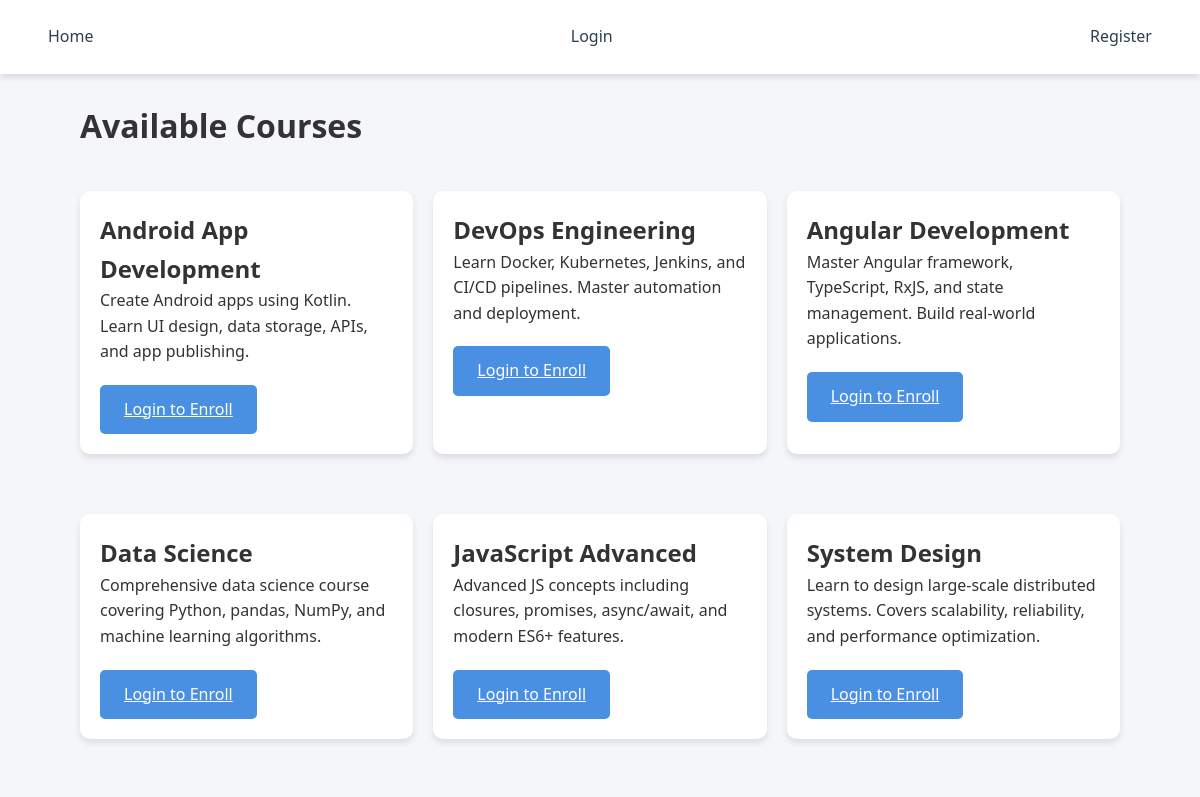
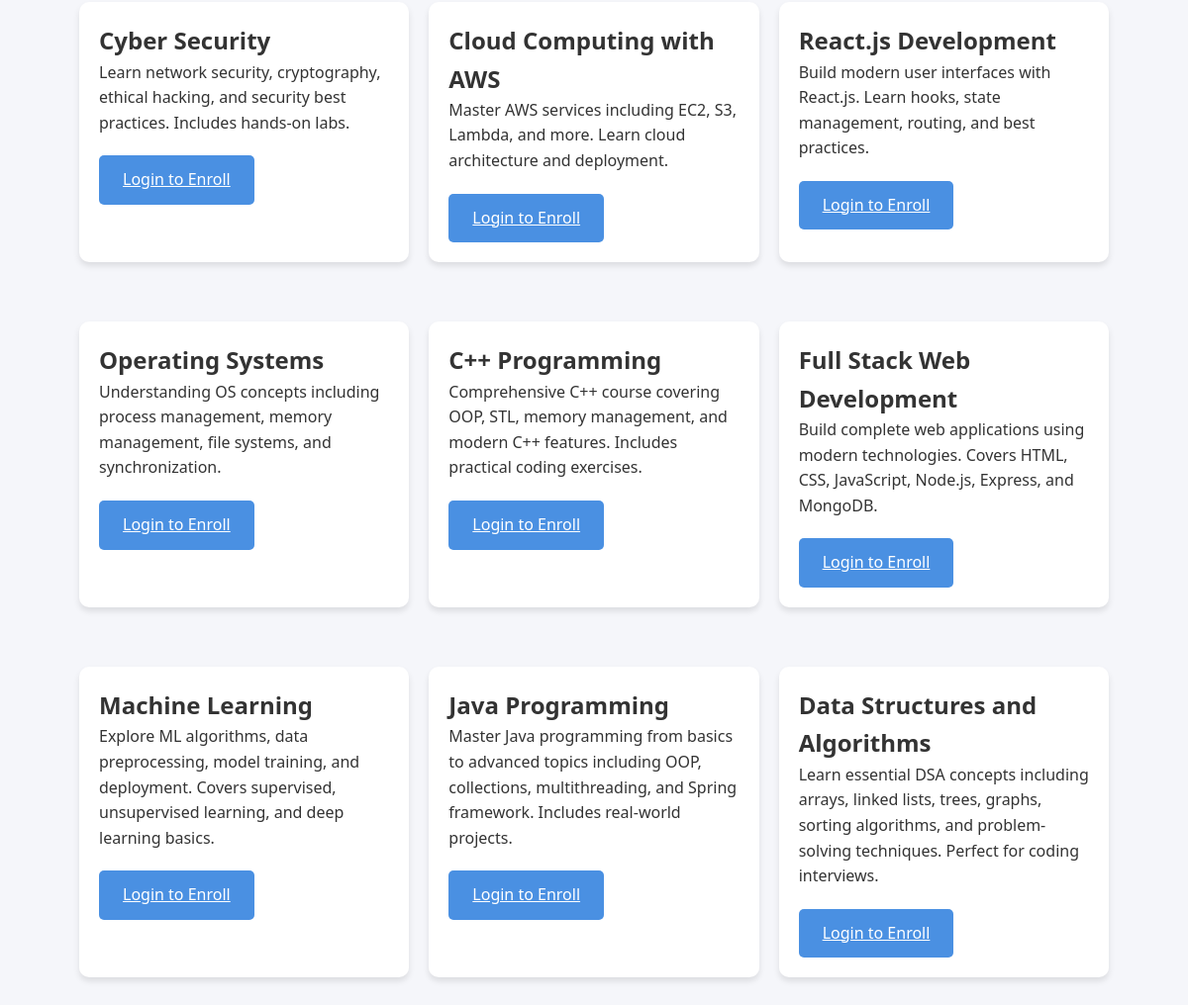
/courses.php, run on the app's committed database (2 pictures, top to bottom).
### tables this page shows
CREATE TABLE IF NOT EXISTS courses (
    id INT PRIMARY KEY AUTO_INCREMENT,
    title VARCHAR(100) NOT NULL,
    description TEXT,
    image VARCHAR(255),
    link VARCHAR(255),
    created_at TIMESTAMP DEFAULT CURRENT_TIMESTAMP
);

### includes/auth.php (called while the page is built, shortened)
<?php
require_once 'db.php';
function isLoggedIn() {
    return isset($_SESSION['user_id']);
}

### includes/db.php (called while the page is built, shortened)
<?php
function sanitize($data) {
    return htmlspecialchars(strip_tags(trim($data)));
}

### courses.php (the view, shortened to what this page needs)
<?php
require_once 'includes/auth.php';
require_once 'includes/db.php';
try {
    $stmt = $pdo->query("SELECT * FROM courses ORDER BY id DESC");
    $courses = $stmt->fetchAll();
} catch(PDOException $e) {
    $courses = [];
}
?>
<!DOCTYPE html>
<html lang="en">
<head>
    <link rel="stylesheet" href="css/style.css">
    <link rel="stylesheet" href="css/aesthetic-effects.css">
</head>
<body>
    <nav class="navbar">
        <div class="nav-links">
            <a href="index.php">Home</a>
            <?php if(isLoggedIn()): ?>
                <a href="dashboard.php">Dashboard</a>
                <?php if(isAdmin()): ?>
                    <a href="admin.php">Admin Panel</a>
                <?php endif; ?>
                <a href="logout.php">Logout</a>
            <?php else: ?>
                <a href="login.php">Login</a>
                <a href="register.php">Register</a>
            <?php endif; ?>
        </div>
    </nav>
    <div class="container" style="margin-top: 80px;">
        <h1>Available Courses</h1>
        <div class="grid">
            <?php foreach($courses as $course): ?>
                <div class="card hover-effect">
                    <h2><?php echo sanitize($course['title']); ?></h2>
                    <p><?php echo sanitize($course['description']); ?></p>
                    <div class="course-actions" style="display: flex; gap: 10px; margin-top: 20px;">
                        <?php if(isLoggedIn()): ?>
                            <form method="POST" action="" style="margin-right: 10px;">
                                <input type="hidden" name="csrf_token" value="<?php echo generateCSRFToken(); ?>">
                                <input type="hidden" name="course_id" value="<?php echo $course['id']; ?>">
                                <button type="submit" name="enroll" class="btn btn-effect">Enroll Now</button>
                            </form>
                            <?php if($course['link']): ?>
                                <a href="<?php echo sanitize($course['link']); ?>"
                                   target="_blank"
                                   class="btn btn-effect"
                                   style="background-color: var(--secondary-color);">
                                    Start Learning
                                </a>
                            <?php endif; ?>
                        <?php else: ?>
                            <a href="login.php" class="btn btn-effect">Login to Enroll</a>
                        <?php endif; ?>
                    </div>
                </div>
            <?php endforeach; ?>
        </div>
    </div>
</body>
</html>

### css/style.css (style rules this page uses)
* { margin: 0; padding: 0; box-sizing: border-box; }
:root { --primary-color: #4a90e2; --secondary-color: #2c3e50; --accent-color: #e74c3c; --text-color: #333; --light-bg: #f5f6fa; --white: #ffffff; --shadow: 0 4px 6px rgba(0, 0, 0, 0.1); --transition: all 0.3s ease; }
body { font-family: 'Segoe UI', Tahoma, Geneva, Verdana, sans-serif; line-height: 1.6; color: var(--text-color); background: var(--light-bg); }
.container { width: 90%; max-width: 1200px; margin: 0 auto; padding: 20px; }
.navbar { background: var(--white); padding: 1rem 2rem; box-shadow: var(--shadow); position: fixed; width: 100%; top: 0; z-index: 1000; }
.nav-links { display: flex; justify-content: space-between; align-items: center; }
.nav-links a { color: var(--secondary-color); text-decoration: none; padding: 0.5rem 1rem; transition: var(--transition); }
.card { background: var(--white); border-radius: 10px; padding: 20px; margin: 20px 0; box-shadow: var(--shadow); transition: var(--transition); }
.grid { display: grid; grid-template-columns: repeat(auto-fit, minmax(300px, 1fr)); gap: 20px; padding: 20px 0; }
.btn { display: inline-block; padding: 0.75rem 1.5rem; border: none; border-radius: 5px; background: var(--primary-color); color: var(--white); cursor: pointer; transition: var(--transition); }

### css/aesthetic-effects.css (style rules this page uses)
.hover-effect { transition: transform 0.3s ease, box-shadow 0.3s ease; }
.btn-effect { position: relative; overflow: hidden; transition: background-color 0.3s ease; }

### data on the page
courses: title "Android App Development", description "Create Android apps using Kotlin. Learn UI design, data storage, APIs, and app publishing."
courses: title "DevOps Engineering", description "Learn Docker, Kubernetes, Jenkins, and CI/CD pipelines. Master automation and deployment."
courses: title "Angular Development", description "Master Angular framework, TypeScript, RxJS, and state management. Build real-world applications."
courses: title "Data Science", description "Comprehensive data science course covering Python, pandas, NumPy, and machine learning algorithms."
courses: title "JavaScript Advanced", description "Advanced JS concepts including closures, promises, async/await, and modern ES6+ features."
courses: title "System Design", description "Learn to design large-scale distributed systems. Covers scalability, reliability, and performance optimization."
courses: title "Cyber Security", description "Learn network security, cryptography, ethical hacking, and security best practices. Includes hands-on labs."
courses: title "Cloud Computing with AWS", description "Master AWS services including EC2, S3, Lambda, and more. Learn cloud architecture and deployment."
courses: title "React.js Development", description "Build modern user interfaces with React.js. Learn hooks, state management, routing, and best practices."
courses: title "Operating Systems", description "Understanding OS concepts including process management, memory management, file systems, and synchronization."
courses: title "C++ Programming", description "Comprehensive C++ course covering OOP, STL, memory management, and modern C++ features. Includes practical coding exercises."
courses: title "Full Stack Web Development", description "Build complete web applications using modern technologies. Covers HTML, CSS, JavaScript, Node.js, Express, and MongoDB."
courses: title "Machine Learning", description "Explore ML algorithms, data preprocessing, model training, and deployment. Covers supervised, unsupervised learning, and deep learning basics."
courses: title "Java Programming", description "Master Java programming from basics to advanced topics including OOP, collections, multithreading, and Spring framework. Includes real-world projects."
courses: title "Data Structures and Algorithms", description "Learn essential DSA concepts including arrays, linked lists, trees, graphs, sorting algorithms, and problem-solving techniques. Perfect for coding interviews."
